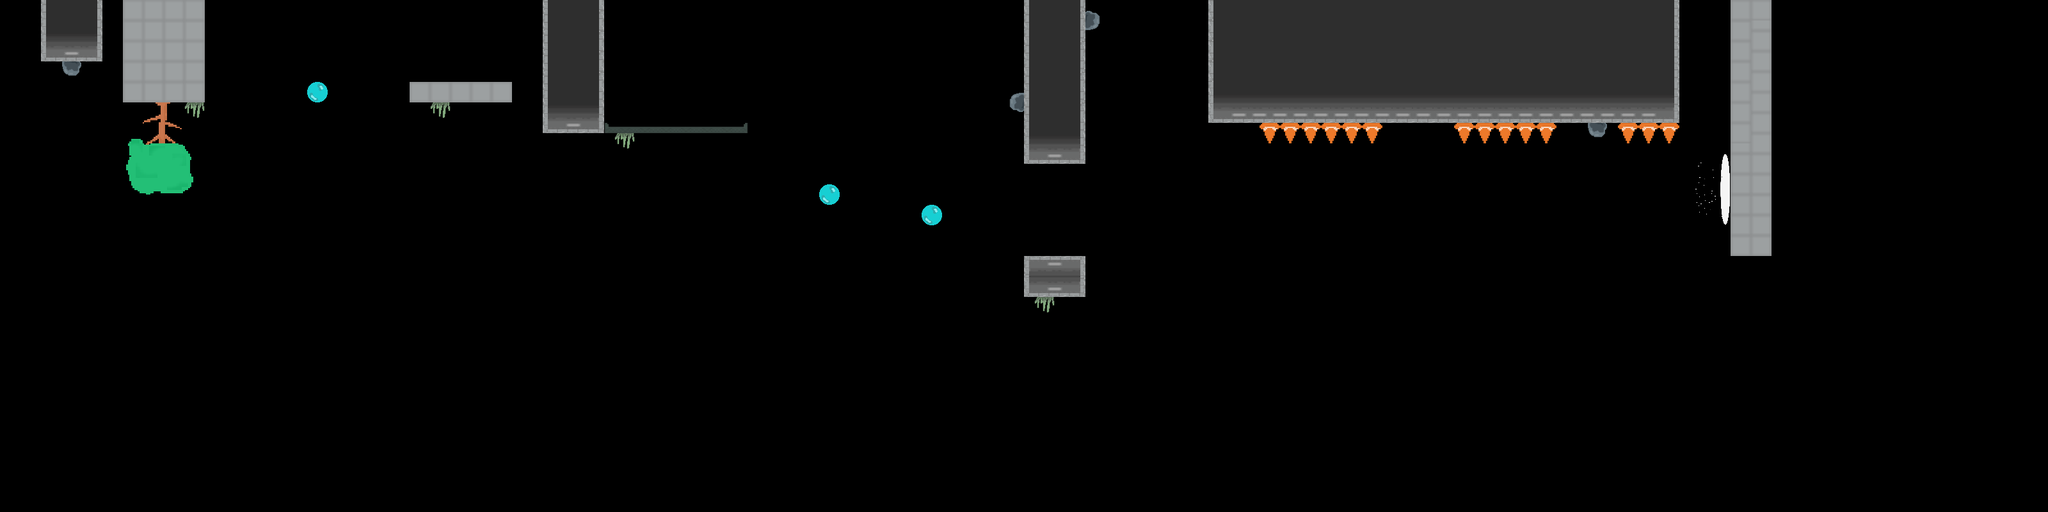

Tiled map render using the project's own tile images. Description and the map definition, with tile-layer contents summarised, below:
An orthogonal 200x50 tile map with 16x16 px tiles, 2 tile layers (Probs, Ground) and 17 objects.

<map version="1.10" tiledversion="1.11.0" orientation="orthogonal" renderorder="right-down" width="200" height="50" tilewidth="16" tileheight="16" infinite="0" nextlayerid="4" nextobjectid="23">
 <editorsettings>
  <export target="Level2.lua" format="lua" />
 </editorsettings>
 <tileset firstgid="1" name="Tileset2" tilewidth="16" tileheight="16" tilecount="2378" columns="41">
  <image source="TileSetLvl2.png" width="665" height="941" />
 </tileset>
 <layer id="3" name="Probs" width="200" height="50">
  <data>[10000 cells, 32 non-empty, 8 distinct tile ids]</data>
 </layer>
 <layer id="1" name="Ground" width="200" height="50">
  <data>[10000 cells, 1162 non-empty, 148 distinct tile ids]</data>
 </layer>
 <objectgroup id="2" name="Hitboxes">
  <object id="1" x="64" y="0" width="96" height="96" />
  <object id="2" x="192" y="0" width="128" height="160" />
  <object id="3" x="480" y="128" width="32" height="32" />
  <object id="4" x="640" y="128" width="160" height="32" />
  <object id="8" x="1280" y="288" width="32" height="32" />
  <object id="9" x="1440" y="320" width="32" height="32" />
  <object id="10" x="1600" y="0" width="96" height="256" />
  <object id="13" x="1600" y="400" width="96" height="64" />
  <object id="14" x="1888" y="0" width="736" height="192" />
  <object id="15" x="2704" y="0" width="64" height="400" />
  <object id="16" x="2640" y="240" width="64" height="96" />
  <object id="17" x="1968" y="192" width="192" height="32" />
  <object id="18" x="2272" y="192" width="160" height="32" />
  <object id="19" x="2528" y="192" width="96" height="32" />
  <object id="20" x="848" y="0" width="320" height="208" />
  <object id="21" x="720" y="176" />
  <object id="22" x="848" y="240" width="96" height="64" />
 </objectgroup>
</map>